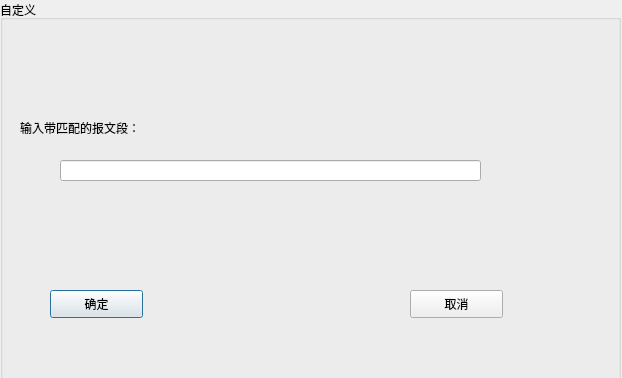
<?xml version="1.0" encoding="UTF-8"?>
<ui version="4.0">
 <class>selfDefine</class>
 <widget class="QDialog" name="selfDefine">
  <property name="geometry">
   <rect>
    <x>0</x>
    <y>0</y>
    <width>622</width>
    <height>378</height>
   </rect>
  </property>
  <property name="windowTitle">
   <string>Dialog</string>
  </property>
  <widget class="QGroupBox" name="groupBox">
   <property name="geometry">
    <rect>
     <x>0</x>
     <y>0</y>
     <width>621</width>
     <height>381</height>
    </rect>
   </property>
   <property name="title">
    <string>自定义</string>
   </property>
   <widget class="QPushButton" name="pushButton_ok">
    <property name="geometry">
     <rect>
      <x>50</x>
      <y>290</y>
      <width>93</width>
      <height>28</height>
     </rect>
    </property>
    <property name="text">
     <string>确定</string>
    </property>
   </widget>
   <widget class="QPushButton" name="pushButton_cancel">
    <property name="geometry">
     <rect>
      <x>410</x>
      <y>290</y>
      <width>93</width>
      <height>28</height>
     </rect>
    </property>
    <property name="text">
     <string>取消</string>
    </property>
   </widget>
   <widget class="QLineEdit" name="lineEdit_PKT">
    <property name="geometry">
     <rect>
      <x>60</x>
      <y>160</y>
      <width>421</width>
      <height>21</height>
     </rect>
    </property>
   </widget>
   <widget class="QLabel" name="label">
    <property name="geometry">
     <rect>
      <x>20</x>
      <y>120</y>
      <width>231</width>
      <height>16</height>
     </rect>
    </property>
    <property name="text">
     <string>输入带匹配的报文段：</string>
    </property>
   </widget>
  </widget>
 </widget>
 <resources/>
 <connections/>
</ui>
